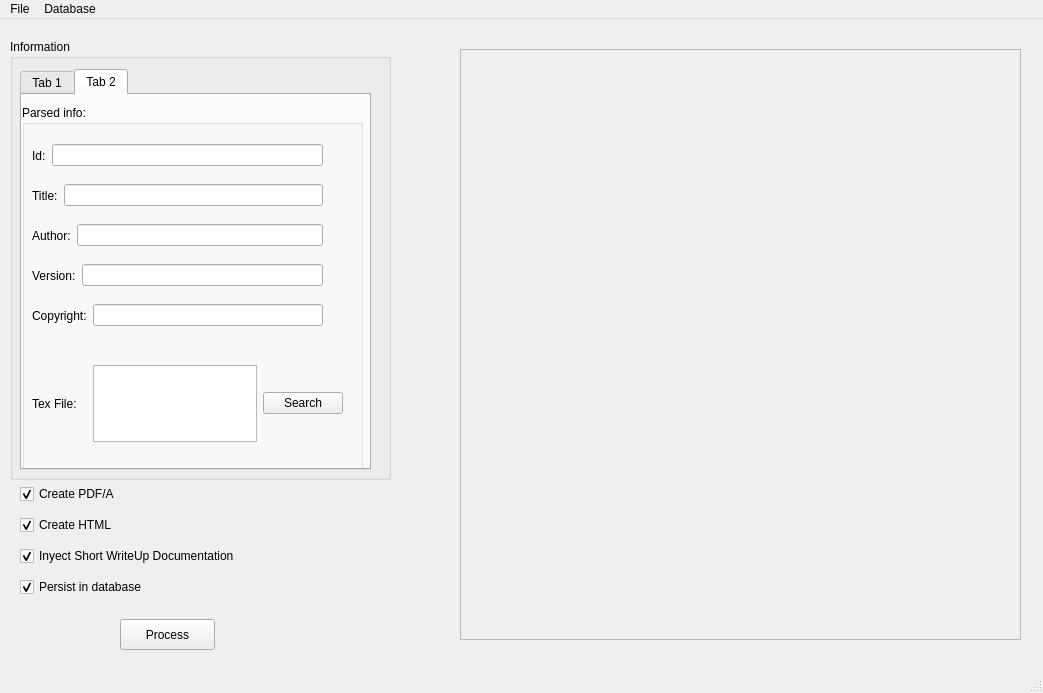
<?xml version="1.0" encoding="UTF-8"?>
<ui version="4.0">
 <class>MainWindow</class>
 <widget class="QMainWindow" name="MainWindow">
  <property name="geometry">
   <rect>
    <x>0</x>
    <y>0</y>
    <width>1043</width>
    <height>693</height>
   </rect>
  </property>
  <property name="windowTitle">
   <string>Data Preservation</string>
  </property>
  <widget class="QWidget" name="centralwidget">
   <widget class="QGroupBox" name="groupBox">
    <property name="geometry">
     <rect>
      <x>10</x>
      <y>20</y>
      <width>381</width>
      <height>441</height>
     </rect>
    </property>
    <property name="title">
     <string>Information</string>
    </property>
    <widget class="QTabWidget" name="tabWidget">
     <property name="geometry">
      <rect>
       <x>10</x>
       <y>30</y>
       <width>351</width>
       <height>401</height>
      </rect>
     </property>
     <property name="currentIndex">
      <number>1</number>
     </property>
     <widget class="QWidget" name="tab">
      <attribute name="title">
       <string>Tab 1</string>
      </attribute>
      <widget class="QTabWidget" name="tabWidget_2">
       <property name="geometry">
        <rect>
         <x>10</x>
         <y>0</y>
         <width>331</width>
         <height>361</height>
        </rect>
       </property>
       <property name="currentIndex">
        <number>1</number>
       </property>
       <widget class="QWidget" name="tab_3">
        <attribute name="title">
         <string>Tab 1</string>
        </attribute>
        <widget class="QWidget" name="layoutWidget_2">
         <property name="geometry">
          <rect>
           <x>0</x>
           <y>10</y>
           <width>311</width>
           <height>77</height>
          </rect>
         </property>
         <layout class="QHBoxLayout" name="horizontalLayout_5">
          <item>
           <widget class="QLabel" name="label_5">
            <property name="minimumSize">
             <size>
              <width>55</width>
              <height>0</height>
             </size>
            </property>
            <property name="text">
             <string>Tex File: </string>
            </property>
           </widget>
          </item>
          <item>
           <widget class="QTextEdit" name="texShortTb"/>
          </item>
          <item>
           <layout class="QVBoxLayout" name="verticalLayout_3">
            <item>
             <widget class="QPushButton" name="searchSingleShortButton">
              <property name="text">
               <string>Search</string>
              </property>
             </widget>
            </item>
            <item>
             <widget class="QPushButton" name="parseSingleShortButton">
              <property name="text">
               <string>Parse</string>
              </property>
             </widget>
            </item>
           </layout>
          </item>
         </layout>
        </widget>
        <widget class="QGroupBox" name="groupBox_2">
         <property name="geometry">
          <rect>
           <x>0</x>
           <y>90</y>
           <width>311</width>
           <height>231</height>
          </rect>
         </property>
         <property name="title">
          <string>Parsed info:</string>
         </property>
         <widget class="QWidget" name="layoutWidget_3">
          <property name="geometry">
           <rect>
            <x>10</x>
            <y>70</y>
            <width>291</width>
            <height>41</height>
           </rect>
          </property>
          <layout class="QHBoxLayout" name="horizontalLayout_7">
           <item>
            <widget class="QLabel" name="label_7">
             <property name="text">
              <string>Name:</string>
             </property>
            </widget>
           </item>
           <item>
            <widget class="QLineEdit" name="nameShorttb">
             <property name="readOnly">
              <bool>true</bool>
             </property>
            </widget>
           </item>
          </layout>
         </widget>
         <widget class="QWidget" name="layoutWidget_4">
          <property name="geometry">
           <rect>
            <x>10</x>
            <y>110</y>
            <width>291</width>
            <height>41</height>
           </rect>
          </property>
          <layout class="QHBoxLayout" name="horizontalLayout_8">
           <item>
            <widget class="QLabel" name="label_8">
             <property name="text">
              <string>Author:</string>
             </property>
            </widget>
           </item>
           <item>
            <widget class="QLineEdit" name="authorShortTb">
             <property name="readOnly">
              <bool>true</bool>
             </property>
            </widget>
           </item>
          </layout>
         </widget>
         <widget class="QWidget" name="layoutWidget_5">
          <property name="geometry">
           <rect>
            <x>10</x>
            <y>150</y>
            <width>291</width>
            <height>41</height>
           </rect>
          </property>
          <layout class="QHBoxLayout" name="horizontalLayout_9">
           <item>
            <widget class="QLabel" name="label_9">
             <property name="text">
              <string>Keywords:</string>
             </property>
            </widget>
           </item>
           <item>
            <widget class="QLineEdit" name="keywordsShortTb">
             <property name="readOnly">
              <bool>true</bool>
             </property>
            </widget>
           </item>
          </layout>
         </widget>
         <widget class="QWidget" name="layoutWidget">
          <property name="geometry">
           <rect>
            <x>10</x>
            <y>30</y>
            <width>291</width>
            <height>41</height>
           </rect>
          </property>
          <layout class="QHBoxLayout" name="horizontalLayout_6">
           <item>
            <widget class="QLabel" name="label_6">
             <property name="text">
              <string>Id:</string>
             </property>
            </widget>
           </item>
           <item>
            <widget class="QLineEdit" name="idShortTb">
             <property name="readOnly">
              <bool>true</bool>
             </property>
            </widget>
           </item>
          </layout>
         </widget>
        </widget>
       </widget>
       <widget class="QWidget" name="tab_4">
        <attribute name="title">
         <string>Tab 2</string>
        </attribute>
        <widget class="QWidget" name="layoutWidget_6">
         <property name="geometry">
          <rect>
           <x>10</x>
           <y>10</y>
           <width>291</width>
           <height>81</height>
          </rect>
         </property>
         <layout class="QHBoxLayout" name="horizontalLayout_10">
          <item>
           <layout class="QVBoxLayout" name="verticalLayout_4">
            <item>
             <layout class="QHBoxLayout" name="horizontalLayout_11">
              <item>
               <widget class="QPushButton" name="searchMultipleShortButton">
                <property name="text">
                 <string>Load selected</string>
                </property>
               </widget>
              </item>
              <item>
               <widget class="QPushButton" name="loadDirectoryMultipleShortButton">
                <property name="text">
                 <string>Load directory</string>
                </property>
               </widget>
              </item>
             </layout>
            </item>
           </layout>
          </item>
         </layout>
        </widget>
        <widget class="QTextEdit" name="loadededFilesShortTextEdit">
         <property name="geometry">
          <rect>
           <x>10</x>
           <y>120</y>
           <width>301</width>
           <height>201</height>
          </rect>
         </property>
         <property name="readOnly">
          <bool>true</bool>
         </property>
        </widget>
        <widget class="QLabel" name="label_11">
         <property name="geometry">
          <rect>
           <x>10</x>
           <y>90</y>
           <width>91</width>
           <height>21</height>
          </rect>
         </property>
         <property name="text">
          <string>Loaded files:</string>
         </property>
        </widget>
       </widget>
      </widget>
     </widget>
     <widget class="QWidget" name="tab_2">
      <attribute name="title">
       <string>Tab 2</string>
      </attribute>
      <widget class="QWidget" name="verticalLayoutWidget">
       <property name="geometry">
        <rect>
         <x>0</x>
         <y>10</y>
         <width>341</width>
         <height>494</height>
        </rect>
       </property>
       <layout class="QVBoxLayout" name="verticalLayout">
        <item>
         <widget class="QGroupBox" name="groupBox_3">
          <property name="title">
           <string>Parsed info:</string>
          </property>
          <widget class="QWidget" name="layoutWidget_7">
           <property name="geometry">
            <rect>
             <x>10</x>
             <y>70</y>
             <width>291</width>
             <height>41</height>
            </rect>
           </property>
           <layout class="QHBoxLayout" name="horizontalLayout_12">
            <item>
             <widget class="QLabel" name="label_10">
              <property name="text">
               <string>Title:</string>
              </property>
             </widget>
            </item>
            <item>
             <widget class="QLineEdit" name="titleLongTb">
              <property name="readOnly">
               <bool>false</bool>
              </property>
             </widget>
            </item>
           </layout>
          </widget>
          <widget class="QWidget" name="layoutWidget_8">
           <property name="geometry">
            <rect>
             <x>10</x>
             <y>110</y>
             <width>291</width>
             <height>41</height>
            </rect>
           </property>
           <layout class="QHBoxLayout" name="horizontalLayout_13">
            <item>
             <widget class="QLabel" name="label_12">
              <property name="text">
               <string>Author:</string>
              </property>
             </widget>
            </item>
            <item>
             <widget class="QLineEdit" name="authorLongTb">
              <property name="readOnly">
               <bool>false</bool>
              </property>
             </widget>
            </item>
           </layout>
          </widget>
          <widget class="QWidget" name="layoutWidget_9">
           <property name="geometry">
            <rect>
             <x>10</x>
             <y>150</y>
             <width>291</width>
             <height>41</height>
            </rect>
           </property>
           <layout class="QHBoxLayout" name="horizontalLayout_14">
            <item>
             <widget class="QLabel" name="label_13">
              <property name="text">
               <string>Version:</string>
              </property>
             </widget>
            </item>
            <item>
             <widget class="QLineEdit" name="versionLongTb">
              <property name="readOnly">
               <bool>false</bool>
              </property>
             </widget>
            </item>
           </layout>
          </widget>
          <widget class="QWidget" name="layoutWidget_10">
           <property name="geometry">
            <rect>
             <x>10</x>
             <y>30</y>
             <width>291</width>
             <height>41</height>
            </rect>
           </property>
           <layout class="QHBoxLayout" name="horizontalLayout_15">
            <item>
             <widget class="QLabel" name="label_14">
              <property name="text">
               <string>Id:</string>
              </property>
             </widget>
            </item>
            <item>
             <widget class="QLineEdit" name="idLongTb">
              <property name="readOnly">
               <bool>false</bool>
              </property>
             </widget>
            </item>
           </layout>
          </widget>
          <widget class="QWidget" name="layoutWidget_11">
           <property name="geometry">
            <rect>
             <x>10</x>
             <y>190</y>
             <width>291</width>
             <height>41</height>
            </rect>
           </property>
           <layout class="QHBoxLayout" name="horizontalLayout_16">
            <item>
             <widget class="QLabel" name="label_15">
              <property name="text">
               <string>Copyright:</string>
              </property>
             </widget>
            </item>
            <item>
             <widget class="QLineEdit" name="copyrightLongTb">
              <property name="readOnly">
               <bool>false</bool>
              </property>
             </widget>
            </item>
           </layout>
          </widget>
          <widget class="QWidget" name="layoutWidget_12">
           <property name="geometry">
            <rect>
             <x>10</x>
             <y>260</y>
             <width>311</width>
             <height>77</height>
            </rect>
           </property>
           <layout class="QHBoxLayout" name="horizontalLayout_17">
            <item>
             <widget class="QLabel" name="label_16">
              <property name="minimumSize">
               <size>
                <width>55</width>
                <height>0</height>
               </size>
              </property>
              <property name="text">
               <string>Tex File: </string>
              </property>
             </widget>
            </item>
            <item>
             <widget class="QTextEdit" name="texFileLongTb"/>
            </item>
            <item>
             <layout class="QVBoxLayout" name="verticalLayout_5">
              <item>
               <widget class="QPushButton" name="searchLongButton">
                <property name="text">
                 <string>Search</string>
                </property>
               </widget>
              </item>
             </layout>
            </item>
           </layout>
          </widget>
         </widget>
        </item>
       </layout>
      </widget>
     </widget>
    </widget>
   </widget>
   <widget class="QFrame" name="frame">
    <property name="geometry">
     <rect>
      <x>460</x>
      <y>30</y>
      <width>561</width>
      <height>591</height>
     </rect>
    </property>
    <property name="frameShape">
     <enum>QFrame::StyledPanel</enum>
    </property>
    <property name="frameShadow">
     <enum>QFrame::Raised</enum>
    </property>
   </widget>
   <widget class="QPushButton" name="processButton">
    <property name="geometry">
     <rect>
      <x>120</x>
      <y>600</y>
      <width>95</width>
      <height>31</height>
     </rect>
    </property>
    <property name="text">
     <string>Process</string>
    </property>
   </widget>
   <widget class="QWidget" name="layoutWidget">
    <property name="geometry">
     <rect>
      <x>20</x>
      <y>460</y>
      <width>331</width>
      <height>124</height>
     </rect>
    </property>
    <layout class="QVBoxLayout" name="verticalLayout_2">
     <item>
      <widget class="QCheckBox" name="PDFCheckBox">
       <property name="text">
        <string>Create PDF/A</string>
       </property>
       <property name="checked">
        <bool>true</bool>
       </property>
      </widget>
     </item>
     <item>
      <widget class="QCheckBox" name="HTMLCheckBox">
       <property name="text">
        <string>Create HTML</string>
       </property>
       <property name="checked">
        <bool>true</bool>
       </property>
      </widget>
     </item>
     <item>
      <widget class="QCheckBox" name="inyectCheckBox">
       <property name="text">
        <string>Inyect Short WriteUp Documentation</string>
       </property>
       <property name="checked">
        <bool>true</bool>
       </property>
      </widget>
     </item>
     <item>
      <widget class="QCheckBox" name="persistCheckBox">
       <property name="text">
        <string>Persist in database</string>
       </property>
       <property name="checked">
        <bool>true</bool>
       </property>
      </widget>
     </item>
    </layout>
   </widget>
  </widget>
  <widget class="QMenuBar" name="menubar">
   <property name="geometry">
    <rect>
     <x>0</x>
     <y>0</y>
     <width>1043</width>
     <height>27</height>
    </rect>
   </property>
   <widget class="QMenu" name="menuFile">
    <property name="title">
     <string>File</string>
    </property>
    <addaction name="actionQuit"/>
   </widget>
   <widget class="QMenu" name="menuDatabase">
    <property name="title">
     <string>Database</string>
    </property>
    <addaction name="actionCreate_database"/>
   </widget>
   <addaction name="menuFile"/>
   <addaction name="menuDatabase"/>
  </widget>
  <widget class="QStatusBar" name="statusbar"/>
  <action name="actionQuit">
   <property name="text">
    <string>Quit</string>
   </property>
  </action>
  <action name="actionCreate_database">
   <property name="text">
    <string>Create database</string>
   </property>
  </action>
 </widget>
 <tabstops>
  <tabstop>idLongTb</tabstop>
  <tabstop>titleLongTb</tabstop>
  <tabstop>authorLongTb</tabstop>
  <tabstop>versionLongTb</tabstop>
  <tabstop>copyrightLongTb</tabstop>
  <tabstop>searchLongButton</tabstop>
  <tabstop>texFileLongTb</tabstop>
  <tabstop>idShortTb</tabstop>
  <tabstop>authorShortTb</tabstop>
  <tabstop>searchMultipleShortButton</tabstop>
  <tabstop>loadDirectoryMultipleShortButton</tabstop>
  <tabstop>loadededFilesShortTextEdit</tabstop>
  <tabstop>processButton</tabstop>
  <tabstop>PDFCheckBox</tabstop>
  <tabstop>HTMLCheckBox</tabstop>
  <tabstop>inyectCheckBox</tabstop>
  <tabstop>persistCheckBox</tabstop>
  <tabstop>tabWidget_2</tabstop>
  <tabstop>texShortTb</tabstop>
  <tabstop>searchSingleShortButton</tabstop>
  <tabstop>tabWidget</tabstop>
  <tabstop>parseSingleShortButton</tabstop>
  <tabstop>nameShorttb</tabstop>
  <tabstop>keywordsShortTb</tabstop>
 </tabstops>
 <resources/>
 <connections/>
</ui>
